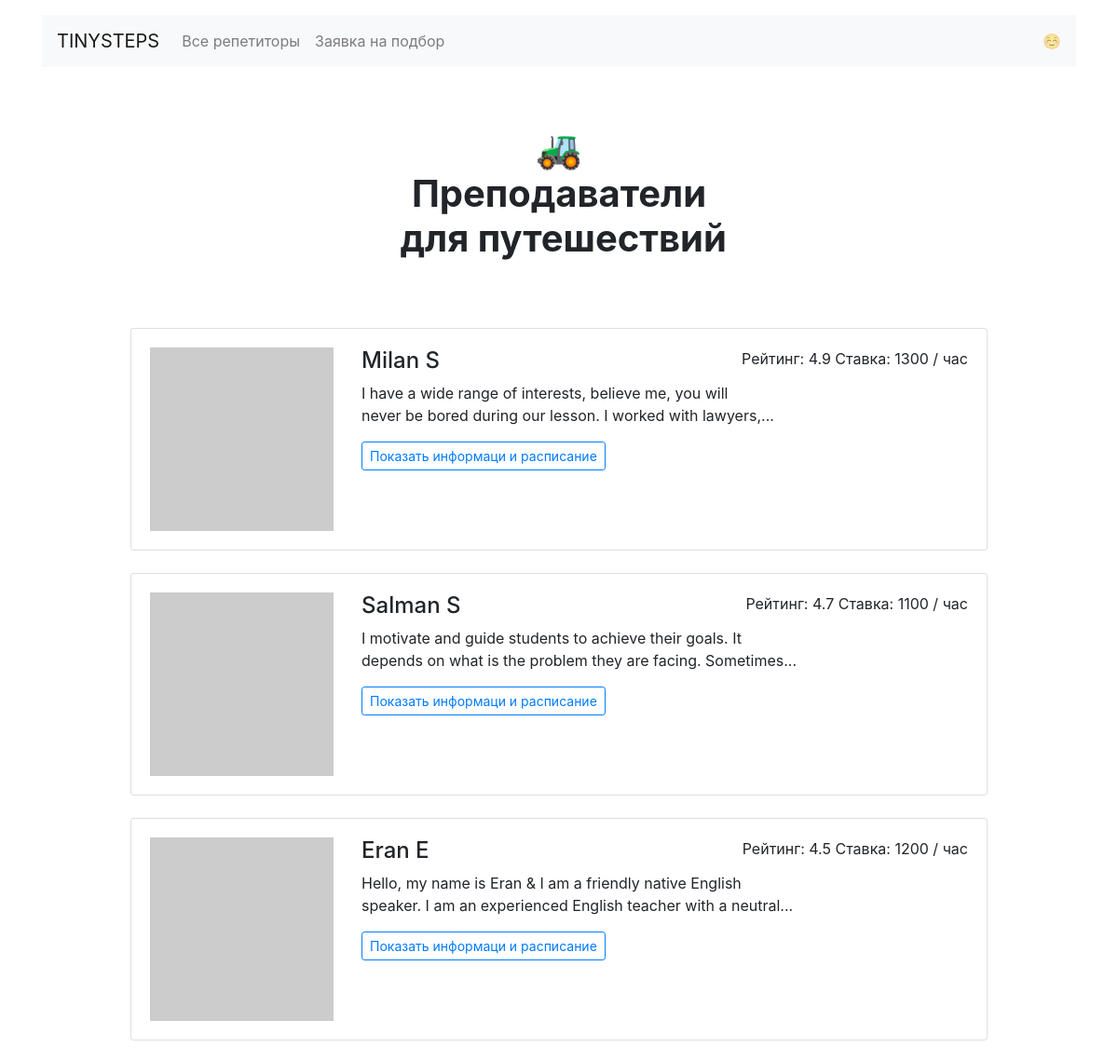
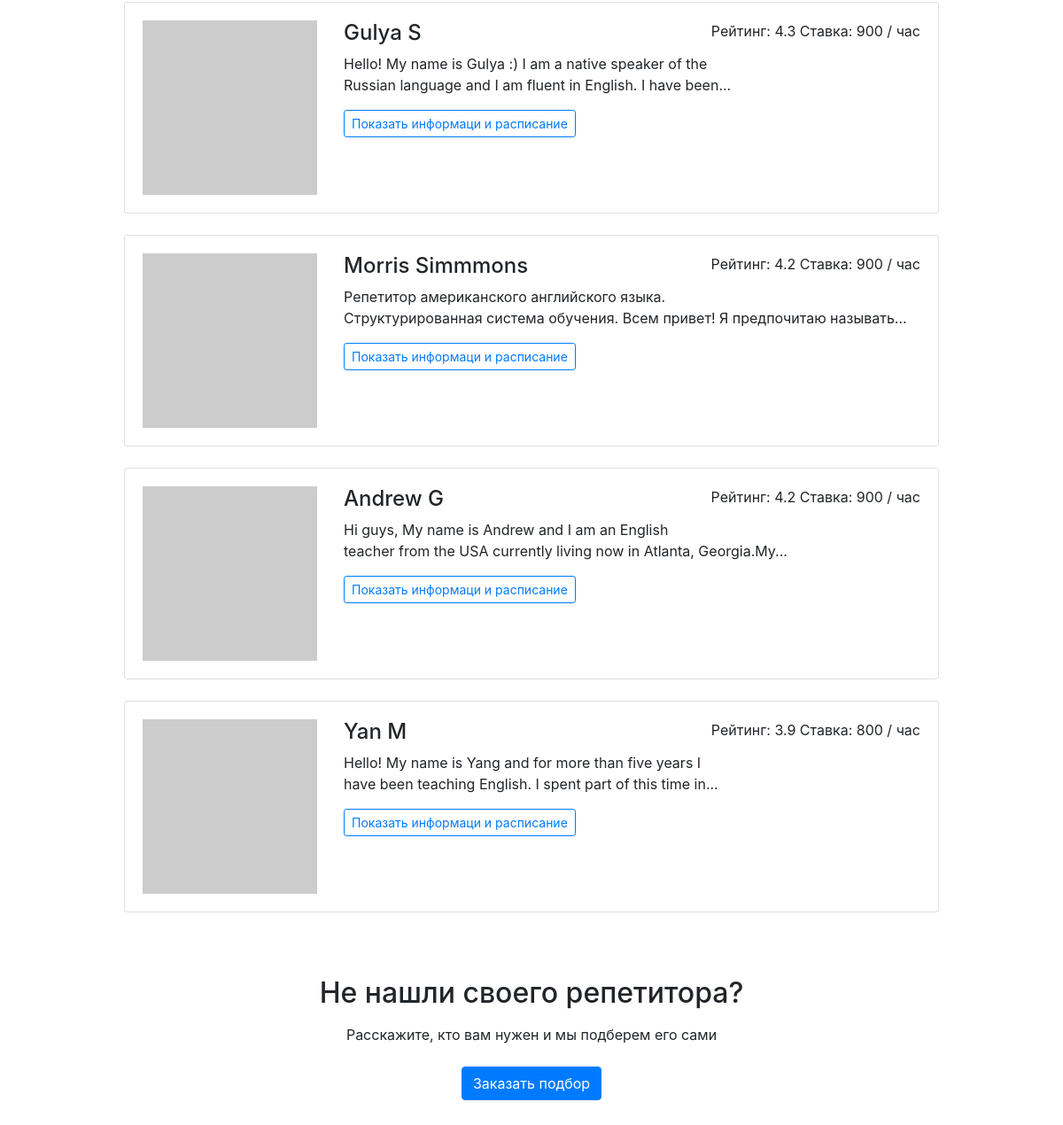
Page /goals/travel/ on the committed database (2 pictures, top to bottom).
### app.py (models this page shows)
class Goal(db.Model):
    __tablename__ = "goals"
    id = db.Column(db.Integer, primary_key=True,)
    name = db.Column(db.String(), unique=True, nullable=False)
    value = db.Column(db.String(), nullable=False)
    teachers = db.relationship("Teacher", secondary=teachers_goals_association, back_populates="goals")
    requests = db.relationship("Request", back_populates="goal")

class Teacher(db.Model):
    __tablename__ = "teachers"
    id = db.Column(db.Integer, primary_key=True)
    name = db.Column(db.String(), nullable=False)
    about = db.Column(db.Text, nullable=False)
    rating = db.Column(db.Float, nullable=False)
    picture = db.Column(db.String(), nullable=False)
    price = db.Column(db.Integer, nullable=False)
    goals = db.relationship("Goal", secondary=teachers_goals_association, back_populates="teachers")
    free = db.Column(db.String(), nullable=False)
    bookings = db.relationship("Booking", back_populates="teacher")

### app.py (the view)
@app.route('/goals/<goal>/')
def render_goal(goal):
    teachers = db.session.query(Teacher).filter(Teacher.goals.any(Goal.name == goal)).order_by(Teacher.rating.desc())
    teachers = teachers.all()
    goal = db.session.query(Goal).filter(Goal.name == goal).first().value
    return render_template('goal.html',
                           goal=goal,
                           teachers=teachers)

### templates/goal.html
  {% extends 'base.html' %}
  {% block container %}
  <main class="container mt-3">
    <h1 class="h1 text-center w-50 mx-auto mt-1 py-5 mb-4"><strong>🚜<br />Преподаватели <br>  для {{ goal|replace('Для ', '') }}</strong></h1>
      <div class="row">
      <div class="col-12 col-lg-10 offset-lg-1 m-auto">
        {% for teacher in teachers %}
        {% include 'teacher_block.html' %}
        {% endfor %}
      </div>
    </div>
  {% include 'request_banner.html' %}
  </main>
  {% endblock %}

### templates/teacher_block.html
        <div class="card mb-4">
          <div class="card-body">
            <div class="row">
              <div class="col-3"><img src="{{ teacher.picture }}" class="img-fluid" alt=""></div>
              <div class="col-9">
                <p class="float-right">Рейтинг: {{ teacher.rating }} Ставка: {{ teacher.price }} / час</p>
                <h2 class="h4">{{ teacher.name }}</h2>
                <p>{{ teacher.about|truncate(120) }}</p>
                <a href="/profiles/{{ teacher.id }}/" class="btn btn-outline-primary btn-sm mr-3 mb-2">Показать информаци и расписание</a>
              </div>
            </div>
          </div>
        </div>

### rows in the picture
Goal: value "путешествий"
Teacher: rating "4.9", price "1300", name "Milan S", about "I have a wide range of interests, believe me, you will never be bored during our lesson. I worked with lawyers,..."
Teacher: rating "4.7", price "1100", name "Salman S", about "I motivate and guide students to achieve their goals. It depends on what is the problem they are facing. Sometimes..."
Teacher: rating "4.5", price "1200", name "Eran E", about "Hello, my name is Eran & I am a friendly native English speaker. I am an experienced English teacher with a neutral..."
Teacher: rating "4.3", price "900", name "Gulya S", about "Hello! My name is Gulya :) I am a native speaker of the Russian language and I am fluent in English. I have been..."
Teacher: rating "4.2", price "900", name "Morris Simmmons", about "Репетитор американского английского языка. Структурированная система обучения. Всем привет! Я предпочитаю называть..."
Teacher: rating "4.2", price "900", name "Andrew G", about "Hi guys, My name is Andrew and I am an English teacher from the USA currently living now in Atlanta, Georgia.My..."
Teacher: rating "3.9", price "800", name "Yan M", about "Hello! My name is Yang and for more than five years I have been teaching English. I spent part of this time in..."
